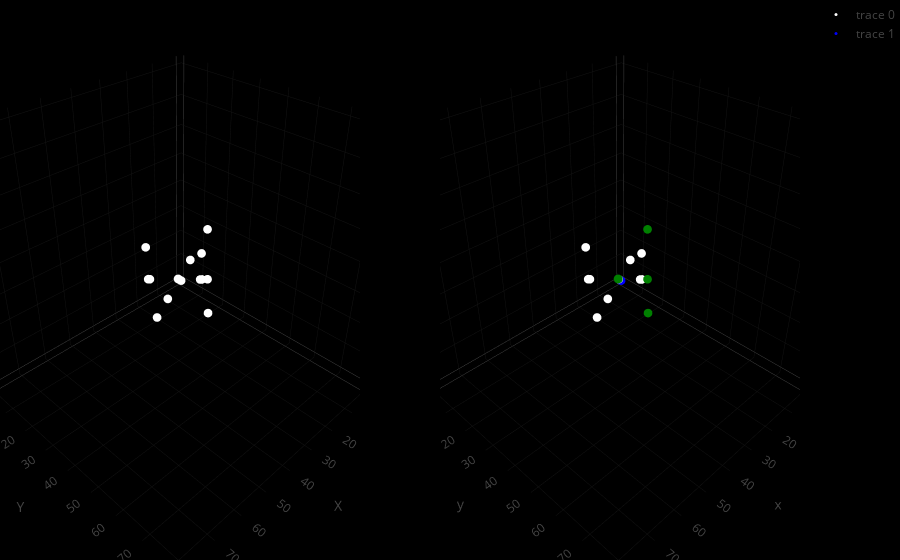
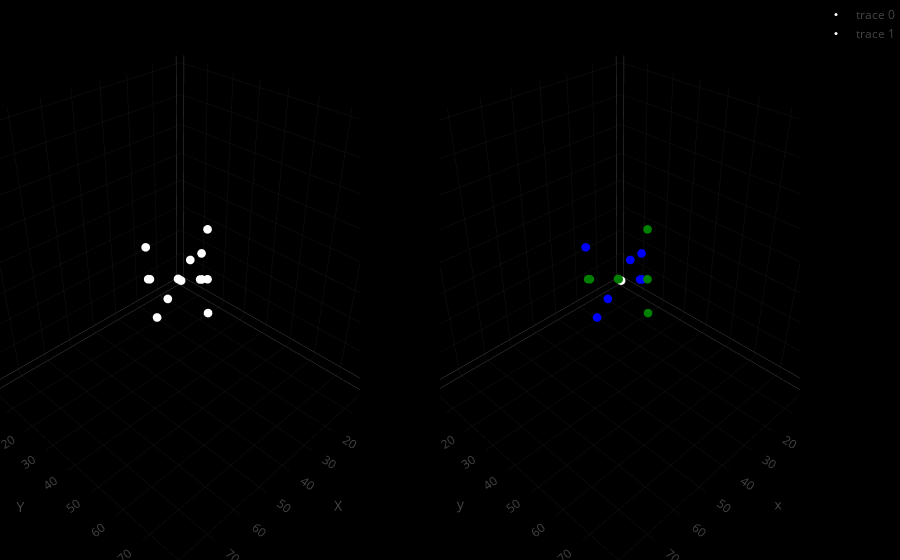

The code cell stored with these charts, in order, in its notebook:
### Code cell
import os
path="../ds3.csv"

# fig, ax=plt.subplots(1, 3,figsize=(25,60))
# print(f"{'FileName':<30}{'Bisecting K-Mean SSE':>30}{'new bisecting SSE':^30}")
for i in range(0,1):
  df = pd.read_csv(path, sep="\t", header=None)
  X, labels = df.iloc[:, :-1], df.iloc[:, -1]
  if(X.shape[1]==0):
    df = pd.read_csv(path, sep=",", header=None)
    X, labels = df.iloc[:, :-1], df.iloc[:, -1]
  if(X.shape[1]==0):
    df = pd.read_csv(path, sep=" ", header=None)
    X, labels = df.iloc[:, :-1], df.iloc[:, -1]
  # print(X.shape)
  X, actual_labels = np.array(X), np.array(labels)
  K=len(set(actual_labels))

  bisecting_labels = bisecting_kmeans(X,K)
  kmeans_pp_labels = kmeans_pp(X,K)
  kmeans_labels=my_kmeans(X,K)
  print(kmeans_labels)
  bisecting_fig=plot(X,bisecting_labels)
  kmeans_pp_fig=plot(X,kmeans_pp_labels)
  kmeans_fig=plot(X,kmeans_labels)
  bisecting_fig.write_html('cluster/'+path[3:6]+'bisecting.html')
  kmeans_fig.write_html('cluster/'+path[3:6]+'kmeans.html')
  kmeans_pp_fig.write_html('cluster/'+path[3:6]+'kmeansPP.html')

### Figure 1 — Plotly figure (JSON) as saved in the notebook; plotly's stock layout.template omitted (floating-point values rounded to 4 significant figures)
{"data": [{"marker": {"color": "white", "opacity": 1, "size": 3}, "mode": "markers", "scene": "scene", "type": "scatter3d", "x": [0.5, 0.4, 0.6, 0.7, 0.3, 15, 20, 10, 18, 25, 30, 28, 40, 45, 50, 55, 60, 2, 3, 4, 50, 55, 60, 70, 75, 80], "y": [1.5, 1.4, 1.6, 1.7, 1.3, 25, 30, 20, 23, 10, 20, 23, 50, 55, 60, 45, 50, 2, 3, 4, 50, 55, 60, 70, 75, 80], "z": [0.5, 0.4, 0.6, 0.7, 0.3, 30, 25, 15, 28, 30, 10, 18, 60, 50, 45, 50, 55, 2, 3, 4, 50, 55, 60, 70, 75, 80]}, {"marker": {"color": [2, 2, 2, 2, 2, 0, 0, 0, 0, 0, 0, 0, 1, 1, 1, 0, 0, 2, 2, 2, 0, 0, 0, 1, 1, 1], "colorscale": [[0, "white"], [0.1667, "red"], [0.3333, "yellow"], [0.5, "green"], [0.6667, "orange"], [0.8333, "violet"], [1, "blue"]], "opacity": 1, "size": 3}, "mode": "markers", "scene": "scene2", "type": "scatter3d", "x": [0.5, 0.4, 0.6, 0.7, 0.3, 15, 20, 10, 18, 25, 30, 28, 40, 45, 50, 55, 60, 2, 3, 4, 50, 55, 60, 70, 75, 80], "y": [1.5, 1.4, 1.6, 1.7, 1.3, 25, 30, 20, 23, 10, 20, 23, 50, 55, 60, 45, 50, 2, 3, 4, 50, 55, 60, 70, 75, 80], "z": [0.5, 0.4, 0.6, 0.7, 0.3, 30, 25, 15, 28, 30, 10, 18, 60, 50, 45, 50, 55, 2, 3, 4, 50, 55, 60, 70, 75, 80]}], "layout": {"margin": {"b": 0, "l": 0, "r": 0, "t": 0}, "paper_bgcolor": "black", "scene": {"aspectmode": "data", "aspectratio": {"x": 1, "y": 1, "z": 1}, "bgcolor": "black", "camera": {"up": {"x": 0, "y": 0, "z": 1}}, "domain": {"x": [0, 0.45], "y": [0, 1]}, "xaxis": {"title": {"text": "X"}}, "yaxis": {"title": {"text": "Y"}}, "zaxis": {"title": {"text": "Z"}}}, "scene2": {"domain": {"x": [0.55, 1], "y": [0, 1]}}}}

### Figure 2 — Plotly figure (JSON) as saved in the notebook; plotly's stock layout.template omitted (floating-point values rounded to 4 significant figures)
{"data": [{"marker": {"color": "white", "opacity": 1, "size": 3}, "mode": "markers", "scene": "scene", "type": "scatter3d", "x": [0.5, 0.4, 0.6, 0.7, 0.3, 15, 20, 10, 18, 25, 30, 28, 40, 45, 50, 55, 60, 2, 3, 4, 50, 55, 60, 70, 75, 80], "y": [1.5, 1.4, 1.6, 1.7, 1.3, 25, 30, 20, 23, 10, 20, 23, 50, 55, 60, 45, 50, 2, 3, 4, 50, 55, 60, 70, 75, 80], "z": [0.5, 0.4, 0.6, 0.7, 0.3, 30, 25, 15, 28, 30, 10, 18, 60, 50, 45, 50, 55, 2, 3, 4, 50, 55, 60, 70, 75, 80]}, {"marker": {"color": [0, 0, 0, 0, 0, 2, 2, 2, 2, 2, 2, 2, 1, 1, 1, 1, 1, 0, 0, 0, 1, 1, 1, 1, 1, 1], "colorscale": [[0, "white"], [0.1667, "red"], [0.3333, "yellow"], [0.5, "green"], [0.6667, "orange"], [0.8333, "violet"], [1, "blue"]], "opacity": 1, "size": 3}, "mode": "markers", "scene": "scene2", "type": "scatter3d", "x": [0.5, 0.4, 0.6, 0.7, 0.3, 15, 20, 10, 18, 25, 30, 28, 40, 45, 50, 55, 60, 2, 3, 4, 50, 55, 60, 70, 75, 80], "y": [1.5, 1.4, 1.6, 1.7, 1.3, 25, 30, 20, 23, 10, 20, 23, 50, 55, 60, 45, 50, 2, 3, 4, 50, 55, 60, 70, 75, 80], "z": [0.5, 0.4, 0.6, 0.7, 0.3, 30, 25, 15, 28, 30, 10, 18, 60, 50, 45, 50, 55, 2, 3, 4, 50, 55, 60, 70, 75, 80]}], "layout": {"margin": {"b": 0, "l": 0, "r": 0, "t": 0}, "paper_bgcolor": "black", "scene": {"aspectmode": "data", "aspectratio": {"x": 1, "y": 1, "z": 1}, "bgcolor": "black", "camera": {"up": {"x": 0, "y": 0, "z": 1}}, "domain": {"x": [0, 0.45], "y": [0, 1]}, "xaxis": {"title": {"text": "X"}}, "yaxis": {"title": {"text": "Y"}}, "zaxis": {"title": {"text": "Z"}}}, "scene2": {"domain": {"x": [0.55, 1], "y": [0, 1]}}}}
